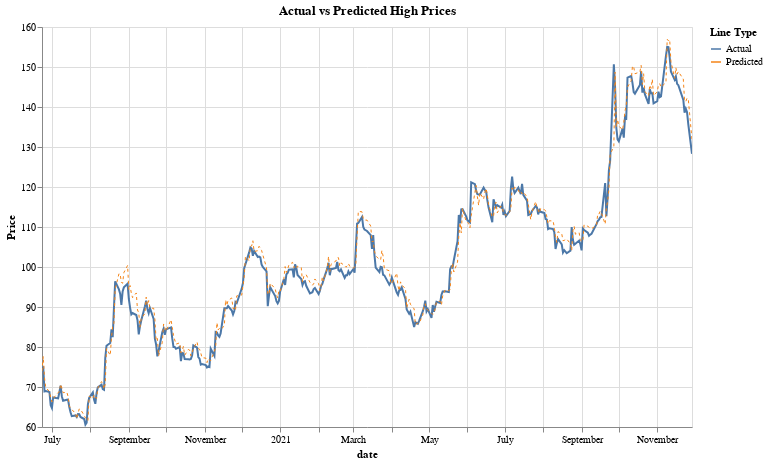

Here is the notebook cell this chart was saved with:
### Code cell
import altair as alt

alt.themes.enable('fivethirtyeight')

predictions_df_copy = predictions_df.copy(deep=True)


predictions_df_copy['date'] = pd.to_datetime(predictions_df_copy['date'])

predictions_df_copy['label'] = 'Actual'
predictions_df_copy['predicted_label'] = 'Predicted'

# Actual high price line
line1 = alt.Chart(predictions_df_copy).mark_line(strokeWidth=2).encode(
    x='date:T',
    y=alt.Y('y_test:Q', title='Price', scale=alt.Scale(zero=False)),
    color=alt.Color('label:N', legend=alt.Legend(title="Line Type")),
    tooltip=['date', 'y_test', 'y_pred']
)

# Predicted high price line
line2 = alt.Chart(predictions_df_copy).mark_line(strokeWidth=1, strokeDash=[3, 3]).encode(
    x='date:T',
    y=alt.Y('y_pred:Q', title='', scale=alt.Scale(zero=False)),
    color=alt.Color('predicted_label:N', legend=alt.Legend(title="Line Type")),
    tooltip=['date', 'y_test', 'y_pred']
)

# Combine the two lines
chart = alt.layer(line1, line2).properties(
    title='Actual vs Predicted High Prices',
    width=650,
    height=400
).interactive()

chart

### Figure 1 — Vega-Lite specification as saved in the notebook (floating-point values rounded to 4 significant figures; data arrays with more than 128 entries replaced by an {"elided": "..."} marker saying what was removed)
{"usermeta": {"embedOptions": {"theme": "fivethirtyeight"}}, "config": {"view": {"continuousWidth": 300, "continuousHeight": 300}}, "layer": [{"mark": {"type": "line", "strokeWidth": 2}, "encoding": {"color": {"field": "label", "legend": {"title": "Line Type"}, "type": "nominal"}, "tooltip": [{"field": "date", "type": "temporal"}, {"field": "y_test", "type": "quantitative"}, {"field": "y_pred", "type": "quantitative"}], "x": {"field": "date", "type": "temporal"}, "y": {"field": "y_test", "scale": {"zero": false}, "title": "Price", "type": "quantitative"}}, "name": "view_6"}, {"mark": {"type": "line", "strokeDash": [3, 3], "strokeWidth": 1}, "encoding": {"color": {"field": "predicted_label", "legend": {"title": "Line Type"}, "type": "nominal"}, "tooltip": [{"field": "date", "type": "temporal"}, {"field": "y_test", "type": "quantitative"}, {"field": "y_pred", "type": "quantitative"}], "x": {"field": "date", "type": "temporal"}, "y": {"field": "y_pred", "scale": {"zero": false}, "title": "", "type": "quantitative"}}}], "data": {"name": "data-df75c23c570ab6a879685b0c5201bb7b"}, "height": 400, "params": [{"name": "param_6", "select": {"type": "interval", "encodings": ["x", "y"]}, "bind": "scales", "views": ["view_6"]}], "title": "Actual vs Predicted High Prices", "width": 650, "$schema": "https://vega.github.io/schema/vega-lite/v5.8.0.json", "datasets": {"data-df75c23c570ab6a879685b0c5201bb7b": {"elided": "358 records"}}}
